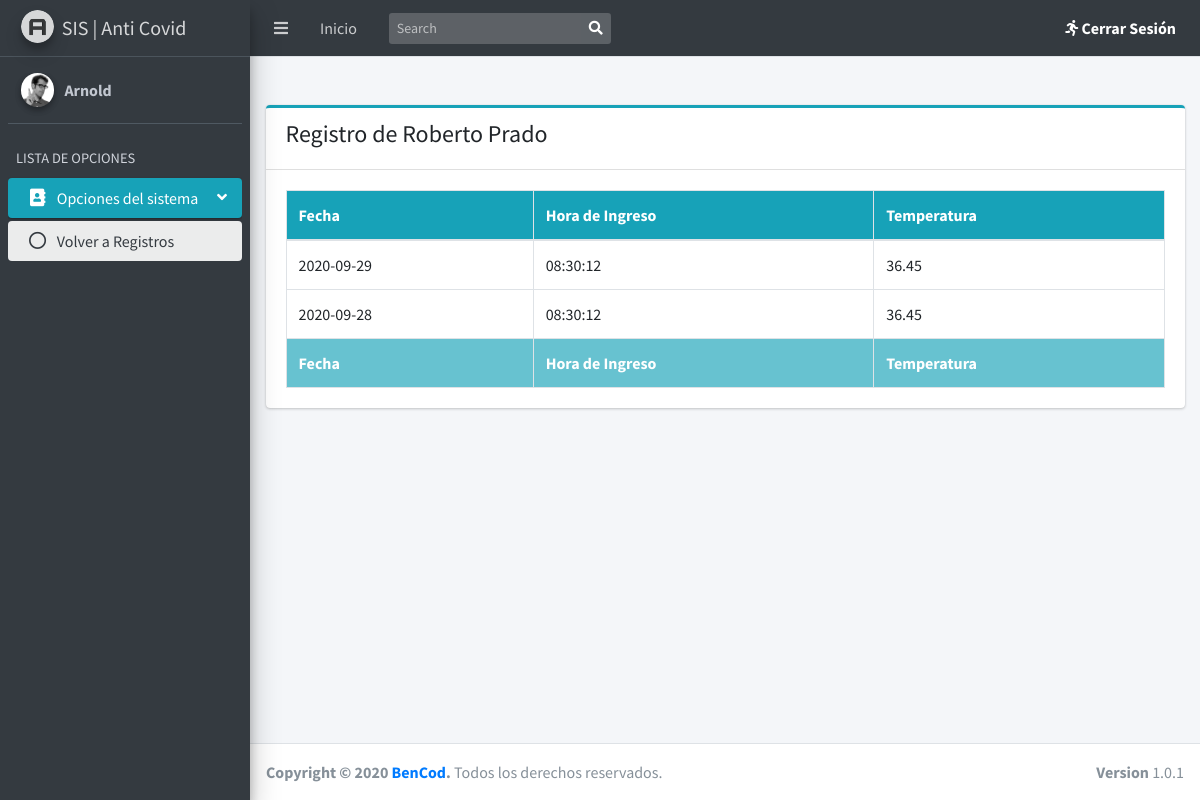
The page /vistas/reporte_trabajador.php?idtra=1 (signed in) on the database its author committed.
### tables this page shows
create table registro_covid(
    id_registro_covid int(10) auto_increment not null,
    temperatura float(5,2) not null,
    hora_ingreso varchar(30) not null,
    fecha varchar(30) not null,
    id_trabajador int(10) not null,
    constraint pk_registro_covid primary key(id_registro_covid),
    constraint fk_trabajador_registro foreign key(id_trabajador) references trabajador(id_trabajador)
);

### vistas/reporte_trabajador.php (the view, shortened to what this page needs)
<?php
require '../php-files/conexion.php';
$usuario = $_SESSION['user'];
if (!isset($_SESSION['user'])) {
    header("Location: index.php");
} else {
    $id_trab = $_GET['idtra'];
    $query = "SELECT CONCAT(nombre, ' ', apellido) FROM trabajador WHERE id_trabajador = $id_trab";
    $request = mysqli_query($conexion, $query);
    while ($row = mysqli_fetch_row($request)) {
        $nombre = $row[0];
    }
    ?>
    <!DOCTYPE html>
    <html lang="es">
        <head>
            <link rel="stylesheet" href="../plugins/fontawesome-free/css/all.min.css">
            <link rel="stylesheet" href="https://code.ionicframework.com/ionicons/2.0.1/css/ionicons.min.css">
            <link rel="stylesheet" href="../plugins/daterangepicker/daterangepicker.css">
            <link rel="stylesheet" href="../plugins/icheck-bootstrap/icheck-bootstrap.min.css">
            <link rel="stylesheet" href="../plugins/bootstrap-colorpicker/css/bootstrap-colorpicker.min.css">
            <link rel="stylesheet" href="../plugins/tempusdominus-bootstrap-4/css/tempusdominus-bootstrap-4.min.css">
            <link rel="stylesheet" href="../plugins/select2/css/select2.min.css">
            <link rel="stylesheet" href="../plugins/select2-bootstrap4-theme/select2-bootstrap4.min.css">
            <link rel="stylesheet" href="../plugins/bootstrap4-duallistbox/bootstrap-duallistbox.min.css">
            <link rel="stylesheet" href="../dist/css/adminlte.min.css">
        </head>
        <body class="hold-transition sidebar-mini layout-fixed">
            <div class="wrapper">
                <nav class="main-header navbar navbar-expand navbar-dark">
                    <ul class="navbar-nav ">
                        <li class="nav-item">
                            <a class="nav-link" data-widget="pushmenu" href="#" role="button"><i class="fas fa-bars"></i></a>
                        </li>
                        <li class="nav-item d-none d-sm-inline-block">
                            <a href="inicio.php" class="nav-link">Inicio</a>
                        </li>
                    </ul>
                    <form class="form-inline ml-3">
                        <div class="input-group input-group-sm">
                            <input class="form-control form-control-navbar" type="search" placeholder="Search" aria-label="Search">
                            <div class="input-group-append">
                                <button class="btn btn-navbar" type="submit">
                                    <i class="fas fa-search text-white"></i>
                                </button>
                            </div>
                        </div>
                    </form>
                    <ul class="navbar-nav ml-auto">
                        <li class="nav-item dropdown">
                            <a class="nav-link text-white" data-toggle="dropdown" href="#">
                                <i class="fas fa-running"></i>
                                <b>Cerrar Sesión</b>
                            </a>
                        </li>
                    </ul>
                </nav>
                <aside class="main-sidebar sidebar-dark-info elevation-4">
                    <a href="#" class="brand-link">
                        <img src="../dist/img/AdminLTELogo.png" alt="AdminLTE Logo" class="brand-image img-circle elevation-3" style="opacity: .8">
                        <span class="brand-text font-weight-light"><b>SIS |</b> <strong>Anti Covid</strong></span>
                    </a>
                    <div class="sidebar">
                        <div class="user-panel mt-3 pb-3 mb-3 d-flex">
                            <div class="image">
                                <img src="../dist/img/user2-160x160.jpg" class="img-circle elevation-2" alt="User Image">
                            </div>
                            <div class="info">
                                <a href="#" class="d-block"><b><?php echo $usuario ?></b></a>
                            </div>
                        </div>
                        <nav class="mt-2">
                            <ul class="nav nav-pills nav-sidebar flex-column" data-widget="treeview" role="menu" data-accordion="false">
                                <li class="nav-header">LISTA DE OPCIONES</li>
                                <li class="nav-item has-treeview menu-open">
                                    <a href="#" class="nav-link active">
                                        <i class="nav-icon fas fa-address-book"></i>
                                        <p>
                                            Opciones del sistema
                                            <i class="right fas fa-angle-left"></i>
                                        </p>
                                    </a>
                                    <ul class="nav nav-treeview">
                                        <li class="nav-item">
                                            <a href="principal.php" class="nav-link active">
                                                <i class="far fa-circle nav-icon"></i>
                                                <p>Volver a Registros</p>
                                            </a>
                                        </li>
                                    </ul>
                                </li>
                            </ul>
                        </nav>
                    </div>
                </aside>
                <div class="content-wrapper"><br>
                    <section class="content">
                        <div class="container-fluid">
                            <div class="row">
                                <div class="col-md-12">
                                    <br>
                                    <div class="card">
                                        <div class="card-header card-info card-outline">
                                            <h4>Registro de <?php echo $nombre ?></h4>
                                        </div>
                                        <div class="card-body">
                                            <table id="example1" class="table table-bordered table-hover">
                                                <thead>
                                                    <tr class="bg-info">
                                                        <th>Fecha</th>
                                                        <th>Hora de Ingreso</th>
                                                        <th>Temperatura</th>
                                                    </tr>
                                                </thead>
                                                <tbody>
                                                    <?php
                                                    $consulta = "SELECT id_registro_covid,temperatura,hora_ingreso,fecha FROM registro_covid WHERE id_trabajador = $id_trab";
                                                    $peticion = mysqli_query($conexion, $consulta);
                                                    while ($ver = mysqli_fetch_row($peticion)) {
                                                        ?>
                                                        <tr>
                                                            <td><?php echo $ver[3] ?></td>
                                                            <td><?php echo $ver[2] ?></td>
                                                            <td><?php echo $ver[1] ?></td>
                                                        </tr>
                                                    <?php } ?>
                                                </tbody>
                                                <tfoot>
                                                    <tr class="bg-info disabled">
                                                        <th>Fecha</th>
                                                        <th>Hora de Ingreso</th>
                                                        <th>Temperatura</th>
                                                    </tr>
                                                </tfoot>
                                            </table>
                                        </div>
                                    </div>
                                </div>
                            </div>
                        </div>
                    </section>
                </div>
                <?php require './footer.php'; ?>
            </div>
        </body>
    </html>
    <?php
}

### rows shown on the page
registro_covid: fecha "2020-09-29", hora_ingreso "08:30:12", temperatura "36.45"
registro_covid: fecha "2020-09-28", hora_ingreso "08:30:12", temperatura "36.45"

### other values the page prints
$usuario "Arnold"
$nombre "Roberto Prado"
